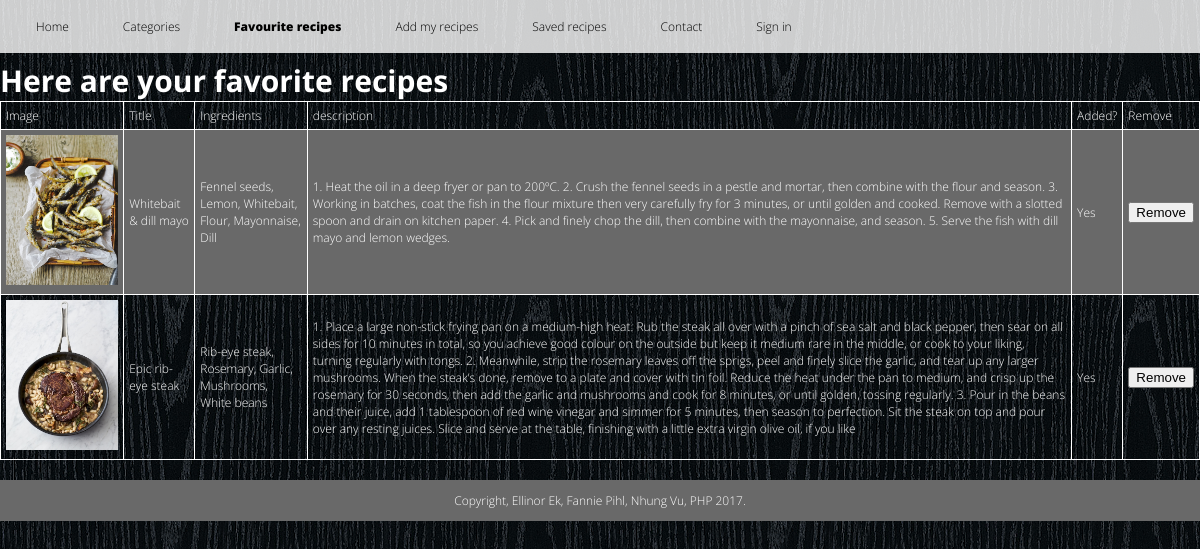
The page /favourites.php on the database its author committed.
### tables this page shows
CREATE TABLE `recipe` (
  `recipeid` int(11) NOT NULL,
  `title` varchar(255) NOT NULL,
  `description` text NOT NULL,
  `ingredients` text NOT NULL,
  `catid` int(11) NOT NULL,
  `image` varchar(255) NOT NULL,
  `userid` int(11) NOT NULL,
  `onloan` tinyint(1) NOT NULL
);

### favourites.php (the view, shortened to what this page needs)
<?php include("header.php") ?>
<?php include("config.php") ?>
<body>
<h2> Here are your favorite recipes</h2>
</body>
<main>
		<?php
		@ $db = new mysqli($dbserver, $dbuser, $dbpass, $dbname);
				$query = "SELECT recipe.recipeid, recipe.title, recipe.description, recipe.onloan, recipe.image, GROUP_CONCAT(ingredients.name) as als FROM recipe, recing, ingredients WHERE onloan = 1 AND recipe.recipeid = recing.recipeid AND recing.ingredientsid = ingredients.ingredientsid GROUP BY recipe.recipeid";
				$stmt = $db->prepare($query);
			    $stmt->bind_result($recipeid, $title, $description, $onloan, $image, $grouped_ing);
			    $stmt->execute();
			echo '<table id="t01" style="width:100%" >';
		    echo '<tr><b><td>Image</td><b> <td>Title</td> <td>Ingredients</td> <td>description</td> <td>Added?</td> </b> <td>Remove</td> </b></tr>';
		    while ($stmt->fetch()) {
		        if($onloan==0)
		            $onloan="No";
		        else $onloan="Yes";
		        $grouped_ing = str_replace(",", ", ", $grouped_ing);
		        echo "<tr>";
		        echo "<td> <img src='uploadedfiles/$image' style='max-height:150px;max-width:150px'</img> </td><td> $title </td><td> $grouped_ing </td> <td> $description </td><td> $onloan </td>";
		        echo '<td><a href="removerecipe.php?recipeid=' . urlencode($recipeid) . '"><input type="submit" value="Remove"></input></a></td>';
		        echo "</tr>";
	   		}
	    	echo "</table>";
	    ?>
	</main>
<?php include("footer.php") ?>

### main.css (style rules this page uses)
body { margin: 0 auto; background-image: url(img/wood.png); font-family: Open Sans; font-weight: 300; font-size: 12px; color: white; }
a { text-decoration: none; color: black; }
table, th, td { border: 1px solid white; border-collapse: collapse; }
th, td { padding: 5px; }
table { border-spacing: 5px; }
table#t01 tr:nth-child(even) { background-color: #696969; }
h2 { text-align: left; margin: 0; color: white; font-size: 30px; padding-top: 60px; }
a { text-decoration: none; color: white; }

### rows shown on the page
recipe: image (picture), title "Whitebait & dill mayo", grouped_ing "Fennel seeds, Lemon, Whitebait, Flour, Mayonnaise, Dill", description "1. Heat the oil in a deep fryer or pan to 200ºC. 2. Crush the fennel seeds in a pestle and mortar, then combine with the flour and season. 3. Working in batches, coat the fish in the flour mixture then very carefully fry for 3 minutes, or until golden and cooked. Remove with a slotted spoon and drain on kitchen paper. 4. Pick and finely chop the dill, then combine with the mayonnaise, and season. 5. Serve the fish with dill mayo and lemon wedges.", onloan "Yes"
recipe: image (picture), title "Epic rib-eye steak", grouped_ing "Rib-eye steak, Rosemary, Garlic, Mushrooms, White beans", description "1. Place a large non-stick frying pan on a medium-high heat. Rub the steak all over with a pinch of sea salt and black pepper, then sear on all sides for 10 minutes in total, so you achieve good colour on the outside but keep it medium rare in the middle, or cook to your liking, turning regularly with tongs. 2. Meanwhile, strip the rosemary leaves off the sprigs, peel and finely slice the garlic, and tear up any larger mushrooms. When the steak’s done, remove to a plate and cover with tin foil. Reduce the heat under the pan to medium, and crisp up the rosemary for 30 seconds, then add the garlic and mushrooms and cook for 8 minutes, or until golden, tossing regularly. 3. Pour in the beans…", onloan "Yes"
